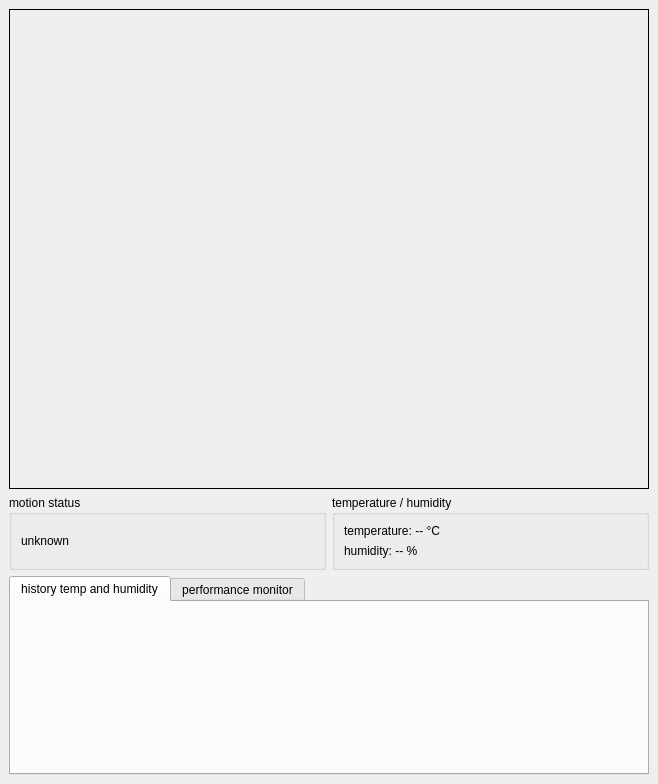
<?xml version="1.0" encoding="UTF-8"?>
<ui version="4.0">
 <class>MainWindow</class>
 <widget class="QMainWindow" name="MainWindow">
  <property name="geometry">
   <rect>
    <x>0</x>
    <y>0</y>
    <width>658</width>
    <height>784</height>
   </rect>
  </property>
  <property name="windowTitle">
   <string>Baby Monitor</string>
  </property>
  <widget class="QWidget" name="centralwidget">
   <layout class="QVBoxLayout" name="verticalLayout">
    <item>
     <widget class="QLabel" name="cameraLabel">
      <property name="minimumSize">
       <size>
        <width>640</width>
        <height>480</height>
       </size>
      </property>
      <property name="frameShape">
       <enum>QFrame::Box</enum>
      </property>
     </widget>
    </item>
    <item>
     <layout class="QHBoxLayout" name="infoLayout">
      <item>
       <widget class="QGroupBox" name="motionGroup">
        <property name="title">
         <string>motion status</string>
        </property>
        <layout class="QVBoxLayout" name="motionLayout">
         <item>
          <widget class="QLabel" name="motionStatusLabel">
           <property name="text">
            <string>unknown</string>
           </property>
          </widget>
         </item>
        </layout>
       </widget>
      </item>
      <item>
       <widget class="QGroupBox" name="thGroup">
        <property name="title">
         <string>temperature / humidity </string>
        </property>
        <layout class="QVBoxLayout" name="thLayout">
         <item>
          <widget class="QLabel" name="tempLabel">
           <property name="text">
            <string>temperature: -- °C</string>
           </property>
          </widget>
         </item>
         <item>
          <widget class="QLabel" name="humLabel">
           <property name="text">
            <string>humidity: -- %</string>
           </property>
          </widget>
         </item>
        </layout>
       </widget>
      </item>
     </layout>
    </item>
    <item>
     <widget class="QTabWidget" name="historyTabs">
      <property name="currentIndex">
       <number>0</number>
      </property>
      <widget class="QWidget" name="tempHumPage">
       <attribute name="title">
        <string>history temp and humidity</string>
       </attribute>
       <layout class="QVBoxLayout" name="thChartLayout">
        <item>
         <widget class="QtCharts::QChartView" name="thChartView" native="true"/>
        </item>
       </layout>
      </widget>
      <widget class="QWidget" name="performancePage">
       <attribute name="title">
        <string>performance monitor</string>
       </attribute>
       <layout class="QVBoxLayout" name="performanceLayout">
        <item>
         <widget class="QGroupBox" name="performanceGroup">
          <property name="title">
           <string>Real-time Performance</string>
          </property>
          <layout class="QVBoxLayout" name="performanceGroupLayout">
           <item>
            <widget class="QLabel" name="performanceStatusLabel">
             <property name="text">
              <string>Performance monitoring active...</string>
             </property>
             <property name="styleSheet">
              <string>font-family: monospace; font-size: 10pt;</string>
             </property>
             <property name="wordWrap">
              <bool>true</bool>
             </property>
            </widget>
           </item>
           <item>
            <widget class="QLabel" name="performanceHelpLabel">
             <property name="text">
              <string>Hotkeys: P=Report, A=Adapt, R=Reset</string>
             </property>
             <property name="styleSheet">
              <string>color: gray; font-size: 9pt;</string>
             </property>
            </widget>
           </item>
          </layout>
         </widget>
        </item>
       </layout>
      </widget>
     </widget>
    </item>
   </layout>
  </widget>
 </widget>
 <customwidgets>
  <customwidget>
   <class>QtCharts::QChartView</class>
   <extends>QWidget</extends>
   <header location="global">QtCharts/QChartView</header>
  </customwidget>
  <customwidget>
   <class>QChartView</class>
   <extends>QGraphicsView</extends>
   <header>QtCharts/QChartView</header>
  </customwidget>
 </customwidgets>
 <resources/>
 <connections/>
</ui>
